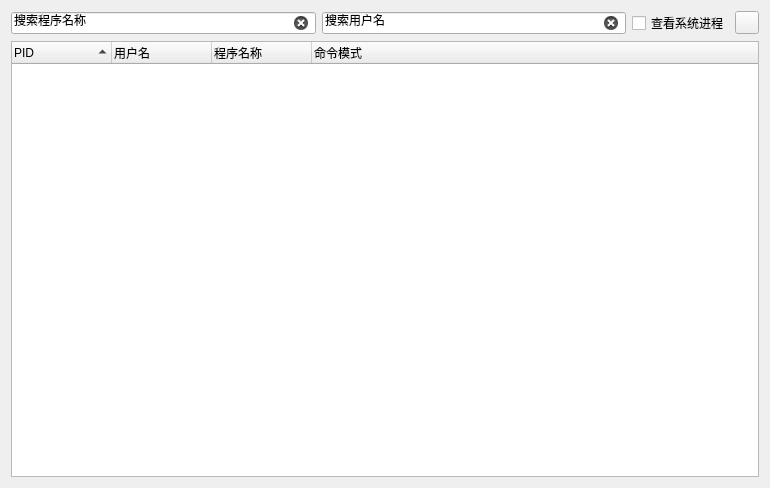
<?xml version="1.0" encoding="UTF-8"?>
<ui version="4.0">
 <class>QProcessInfoWidget</class>
 <widget class="QWidget" name="QProcessInfoWidget">
  <property name="geometry">
   <rect>
    <x>0</x>
    <y>0</y>
    <width>770</width>
    <height>488</height>
   </rect>
  </property>
  <property name="windowTitle">
   <string>System Process Browser</string>
  </property>
  <layout class="QGridLayout" name="gridLayout">
   <item row="0" column="2">
    <widget class="QCheckBox" name="systemProcessesCheckBox">
     <property name="toolTip">
      <string>Show system processes or hide them.</string>
     </property>
     <property name="text">
      <string>查看系统进程</string>
     </property>
     <property name="checked">
      <bool>false</bool>
     </property>
    </widget>
   </item>
   <item row="0" column="3">
    <widget class="QToolButton" name="refreshToolButton">
     <property name="toolTip">
      <string>Refresh the list of processes.</string>
     </property>
     <property name="text">
      <string/>
     </property>
     <property name="icon">
      <iconset resource="../SeeDataStructureRc.qrc">
       <normaloff>:/resources/RelaxLightIcons/view-refresh.svg</normaloff>:/resources/RelaxLightIcons/view-refresh.svg</iconset>
     </property>
    </widget>
   </item>
   <item row="1" column="0" colspan="4">
    <widget class="QTreeWidget" name="processTreeWidget">
     <property name="sortingEnabled">
      <bool>true</bool>
     </property>
     <property name="columnCount">
      <number>4</number>
     </property>
     <column>
      <property name="text">
       <string>PID</string>
      </property>
     </column>
     <column>
      <property name="text">
       <string>用户名</string>
      </property>
     </column>
     <column>
      <property name="text">
       <string>程序名称</string>
      </property>
     </column>
     <column>
      <property name="text">
       <string>命令模式</string>
      </property>
     </column>
    </widget>
   </item>
   <item row="0" column="0">
    <widget class="QLineEdit" name="programNameLineEdit">
     <property name="toolTip">
      <string>Search program name in the list of processes. &quot;*&quot; is allowed.</string>
     </property>
     <property name="statusTip">
      <string/>
     </property>
     <property name="text">
      <string>搜索程序名称</string>
     </property>
     <property name="placeholderText">
      <string>Search Program Name...</string>
     </property>
     <property name="clearButtonEnabled">
      <bool>true</bool>
     </property>
    </widget>
   </item>
   <item row="0" column="1">
    <widget class="QLineEdit" name="userNameLineEdit">
     <property name="toolTip">
      <string>Search user name in the list of processes. &quot;*&quot; is allowed.</string>
     </property>
     <property name="text">
      <string>搜索用户名</string>
     </property>
     <property name="placeholderText">
      <string>Search User Name...</string>
     </property>
     <property name="clearButtonEnabled">
      <bool>true</bool>
     </property>
    </widget>
   </item>
  </layout>
 </widget>
 <resources>
  <include location="../SeeDataStructureRc.qrc"/>
 </resources>
 <connections/>
</ui>
